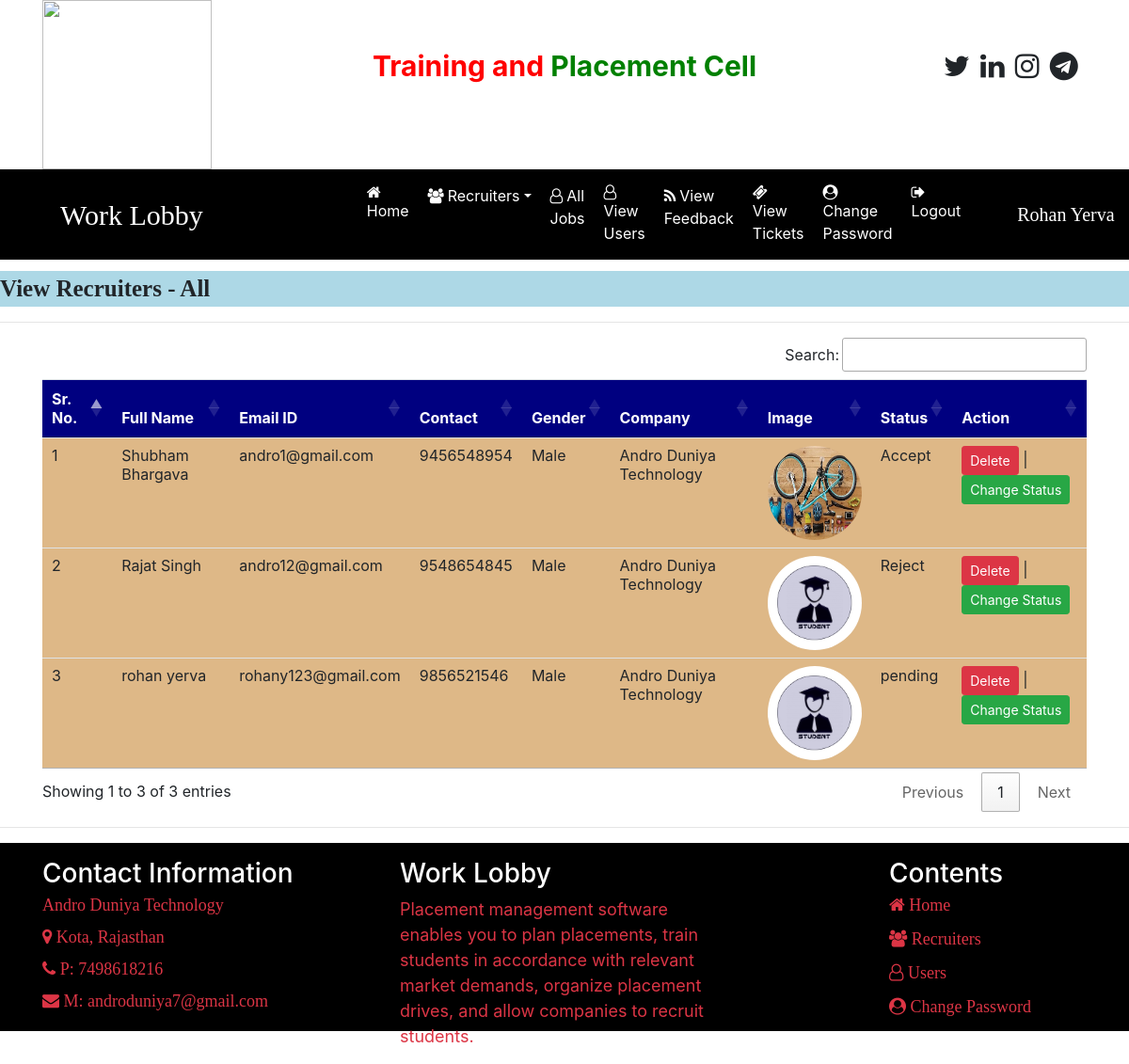
Screenshot of /view_recruiters (signed in) with the database file from the repository.
### job/models.py (models this page shows, shortened)
class Recruiter(models.Model):
    user = models.ForeignKey(User, on_delete=models.CASCADE)
    mobile = models.CharField(max_length=15, null=True)
    image = models.FileField(null=True)
    gender = models.CharField(max_length=10, null=True)
    company = models.CharField(max_length=100, null=True)
    type = models.CharField(max_length=15, null=True)
    status = models.CharField(max_length=20, null=True)

### job/views.py (the view)
# urls.py: path('view_recruiters', view_recruiters, name="view_recruiters"),
def view_recruiters(request):
    if not request.user.is_authenticated:
        return redirect('admin_login')
    data = Recruiter.objects.all()
    d = {'data': data}
    return render(request, 'view_recruiters.html', d)

### job/templates/view_recruiters.html
{% load static %}
{% block body %}
{% include 'admin_navigation.html'%}
<marquee style="font-family: 'Monotype Corsiva'; font-size:25px; color:darkcolor; background-color:lightblue; font-weight:bold; margin-top:1%">
    View Recruiters - All
</marquee>
<hr>
<div class="container">
<table class="table table-hover" id="example">
    <thead>
    <tr style="background-color: #000080; color:white">
        <th>Sr. No.</th>
        <th>Full Name</th>
        <th>Email ID</th>
        <th>Contact</th>
        <th>Gender</th>
        <th>Company</th>
        <th>Image</th>
        <th>Status</th>
        <th>Action</th>
    </tr>
    </thead>
    <tbody>
    {% for i in data %}
    <tr style="background-color: #DEB887 ">
        <td>{{forloop.counter}}</td>
        <td>{{i.user.first_name}} {{i.user.last_name}}</td>
        <td>{{i.user.username}}</td>
        <td>{{i.mobile}}</td>
        <td>{{i.gender}}</td>
        <td>{{i.company}}</td>
        <td><img src="{{i.image.url}}" style="width:100px; height:100px; border-radius:50%"></td>
        <td>{{i.status}}</td>
        <td><a href="{% url 'delete_recruiter' i.id %}" class="btn btn-danger btn-sm" onclick="return confirm('Are you Sure??')">Delete</a>
        | <a href="{% url 'change_status' i.user.id %}" class="btn btn-success btn-sm">Change Status</a>
        </td>
    </tr>
    {% endfor %}
    </tbody>
</table>
</div>
<hr>
{% include 'footer_admin.html'%}
{% endblock body%}

### job/templates/admin_navigation.html (shortened to what this page needs)
<html>
<head>
{% load static %}
  <link rel="stylesheet" href="https://cdn.jsdelivr.net/npm/bootstrap@4.6.2/dist/css/bootstrap.min.css">
<link rel="stylesheet" href="https://cdnjs.cloudflare.com/ajax/libs/font-awesome/4.7.0/css/font-awesome.min.css">
    <link rel = "stylesheet" href = "https://cdn.datatables.net/1.13.4/css/jquery.dataTables.min.css">
    <link rel = "stylesheet" href = "https://cdn.datatables.net/buttons/2.3.6/css/buttons.dataTables.min.css">
</head>
<body>
<div class="container">
    <div class="row">
        <div class="col-sm-3">
            <img src="{% static 'images/job1.jpg' %}" style="width:180px;height=150px">
        </div>
        <div class="col-sm-6 mt-5 text-center">
            <span style="font-weight:bold; font-size:30px">
                <span style="color:red">Training and</span>
                <span style="color:green">Placement Cell</span>
            </span>
        </div>
         <div class="col-sm-3 mt-5" style="padding-left:10%">
            <span style="font-weight:bold; font-size:30px">
               <span><i class="fa fa-twitter pl-1"></i></span>
                <span><i class="fa fa-linkedin pl-1"></i></span>
                <span><i class="fa fa-instagram pl-1"></i></span>
                <span><i class="fa fa-telegram pl-1"></i></span>
            </span>
        </div>
    </div>
</div>
<nav class="navbar navbar-expand-sm" style="background-color: black">
    <a class="navbar-brand text-white pl-5 font-weight:bold" style="font-family:'Monotype Corsiva';font-size:30px">Work Lobby</a>
<ul class="navbar-nav">
    <li class="nav-item">
        <a class="nav-link" href="{% url 'admin_home' %}" style="margin-left:150px"><i class="fa fa-home mr-1"></i>Home</a>
    </li>
    <li class="nav-item dropdown">
        <a class="nav-link dropdown-toggle" href="#" data-toggle="dropdown"><i class="fa fa-users mr-1"></i>Recruiters</a>
    </li>
     <li class="nav-item">
        <a class="nav-link" href="{% url 'admin_job' %}" ><i class="fa fa-user-o mr-1"></i>All Jobs</a>
    </li>
     <li class="nav-item">
        <a class="nav-link" href="{% url 'view_users' %}" ><i class="fa fa-user-o mr-1"></i>View Users</a>
    </li>
    <li class="nav-item">
        <a class="nav-link" href="{% url 'feedback_list' %}" ><i class="fa fa-rss mr-1"></i>View Feedback</a>
    </li>
    <li class="nav-item">
        <a class="nav-link" href="{% url 'ticket_list' %}" ><i class="fa fa-ticket mr-1"></i>View Tickets</a>
    </li>
    <li class="nav-item">
        <a class="nav-link" href="{% url 'change_passwordadmin' %}" ><i class="fa fa-user-circle mr-1"></i>Change Password</a>
    </li>
    <li class="nav-item">
        <a class="nav-link" href="{% url 'Logout' %}" ><i class="fa fa-sign-out mr-1"></i>Logout</a>
    </li>
</ul>
        <a class="navbar-brand text-white pl-5 font-weight:bold" style="font-family:'Monotype Corsiva';font-size:20px">{{request.user.first_name}} {{request.user.last_name}}</a>
</nav>
</body>
</html>

### job/templates/footer_admin.html
{% load static %}
<div class="mt-3" style="background-color:black; width:100%; height:200px">
<div class="container">
    <div class="row">
        <div class="col-md-4 mt-3">
            <h3 class="text-white">
                Contact Information
            </h3>
            <p style="color:yellow; font-size:18px"><i class="fa fa-name text-danger"> Andro Duniya Technology</i></p>
            <p style="color:yellow; font-size:18px"><i class="fa fa-map-marker text-danger"> Kota, Rajasthan</i></p>
            <p style="color:yellow; font-size:18px"><i class="fa fa-phone text-danger"> P: 7498618216</i></p>
            <p style="color:yellow; font-size:18px"><i class="fa fa-envelope text-danger"> M: androduniya7@gmail.com</i></p>
        </div>
        <div class="col-md-4 mt-3">
            <h3 class="text-white">Work Lobby</h3>
            <p style="color:yellow; font-size:18px" class="text-danger">Placement management software enables you to plan placements, train students in accordance with relevant market demands, organize placement drives, and allow companies to recruit students.</p>
        </div>
         <div class="col-md-4 mt-3">
            <h3 class="text-white" style="margin-left:40%">Contents</h3>
            <p style="color:yellow; font-size:18px">
                <a href="{% url 'index' %}" style="color:yellow; margin-left:40%" class="fa fa-home text-danger"> Home <br><br> </a>
                <a href="{% url 'user_login' %}" style="color:yellow; margin-left:40%" class="fa fa-users text-danger"> Recruiters <br><br> </a>
                <a href="{% url 'recruiter_login' %}" style="color:yellow; margin-left:40%" class="fa fa-user-o text-danger"> Users <br><br> </a>
                <a href="{% url 'admin_login' %}" style="color:yellow; margin-left:40%" class="fa fa-user-circle text-danger mr-1"> Change Password <br> </a>
             </p>
        </div>
    </div>
</div>
</div>

### job/templates/admin_navigation.html (style rules this page uses)
.nav-link { color:white !important; margin-right:4px; }

### rows the page displays
Recruiter: user.first_name "Shubham", user.last_name "Bhargava", user.username "andro1@gmail.com", mobile "9456548954", gender "Male", company "Andro Duniya Technology", image (picture), status "Accept"
Recruiter: user.first_name "Rajat", user.last_name "Singh", user.username "andro12@gmail.com", mobile "9548654845", gender "Male", company "Andro Duniya Technology", image (picture), status "Reject"
Recruiter: user.first_name "rohan", user.last_name "yerva", user.username "rohany123@gmail.com", mobile "9856521546", gender "Male", company "Andro Duniya Technology", image (picture), status "pending"

### other values shown
{{ request.user.first_name }} "Rohan"
{{ request.user.last_name }} "Yerva"
